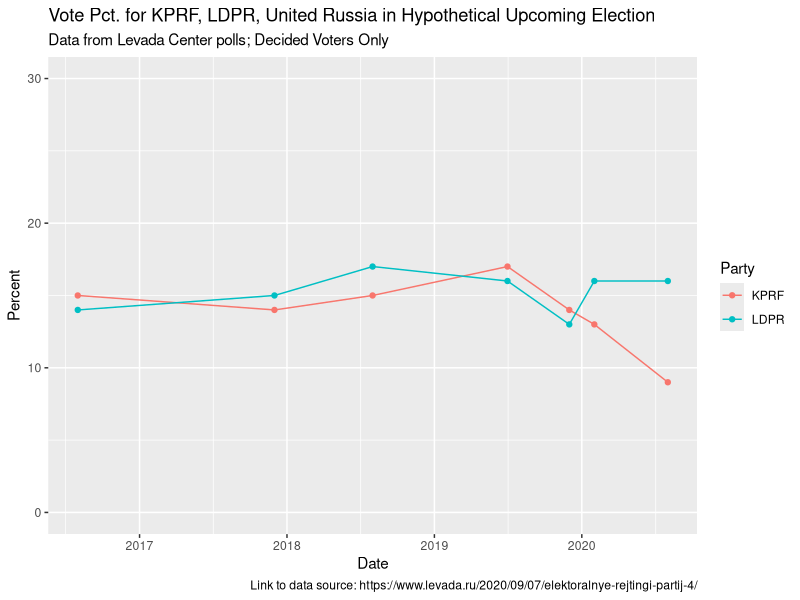
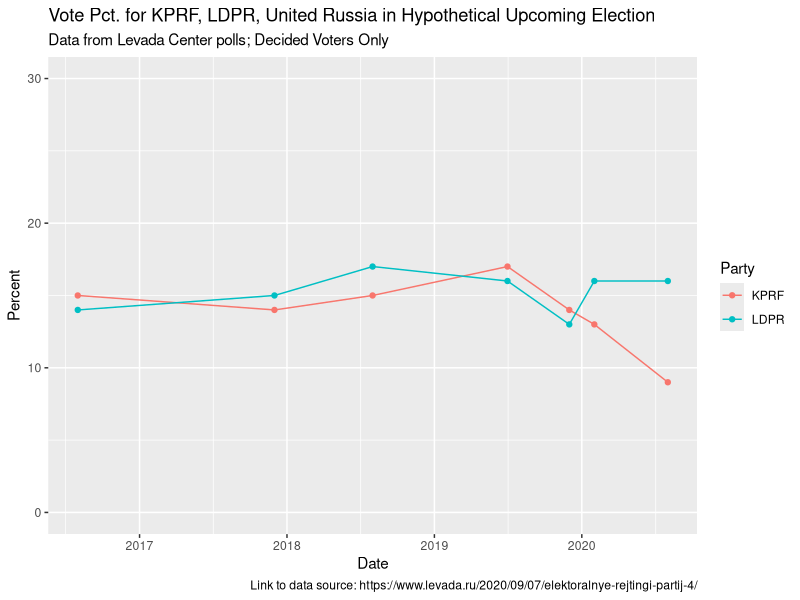

Reproduce these figures in R, in order.
## ---- chunk 1
knitr::opts_chunk$set(echo = FALSE)
library(tidyverse)
library(readxl)
## ---- chunk 2
levada <- read_xlsx("raw-data/ldprkprf.xlsx")
## ---- chunk 3
ggplot(levada, aes(x = Date, y = Percent, color = Party)) +
  geom_point() +
  geom_line() +
  expand_limits(y = c(0, 30)) +
  labs(title = "Vote Pct. for KPRF, LDPR, United Russia in Hypothetical Upcoming Election",
       subtitle = "Data from Levada Center polls; Decided Voters Only", 
       caption = "Link to data source: https://www.levada.ru/2020/09/07/elektoralnye-rejtingi-partij-4/")

ggsave("levada.png")
